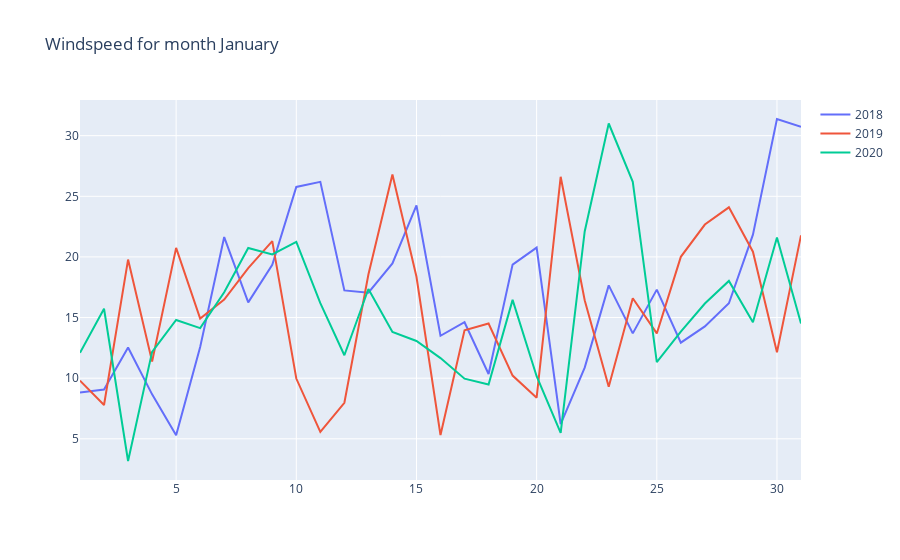
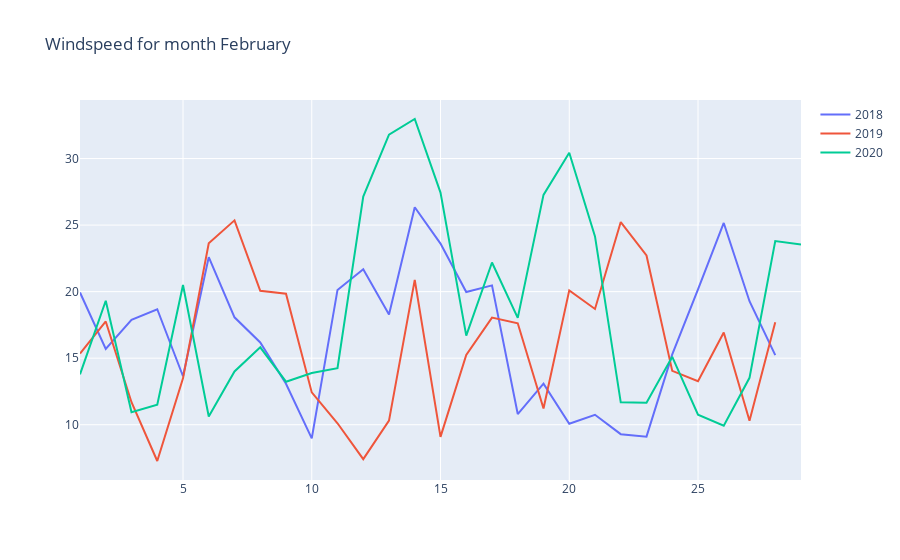
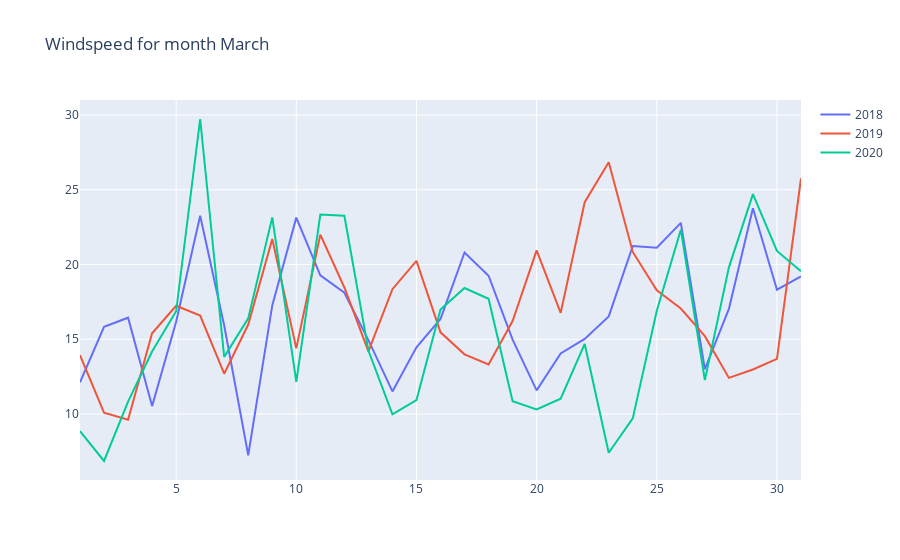
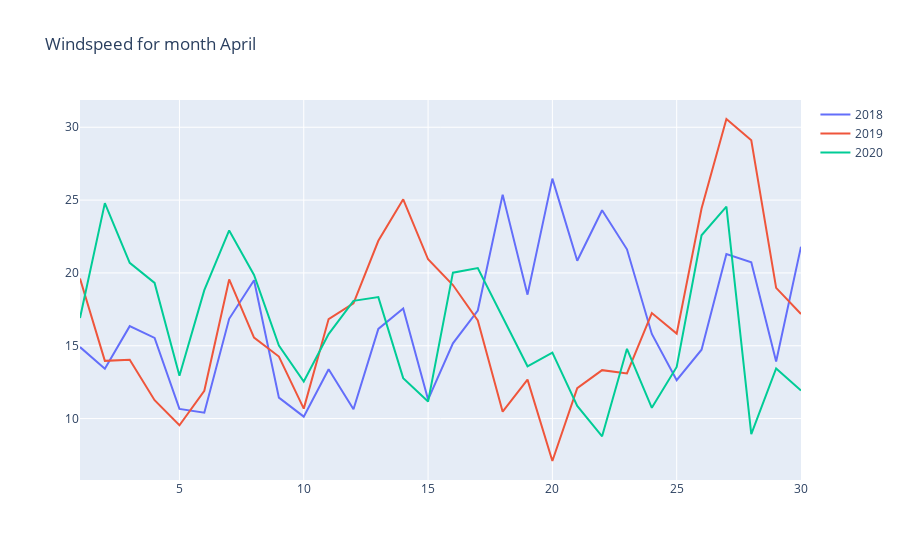

The notebook cell these images were saved under, in order:
### Code cell
# Yearly Windspeed comparison for each month according to english calendar
def get_month_name(month_num):
    month_names = ['', 'January', 'February', 'March', 'April', 'May', 'June', 
                   'July', 'August', 'September', 'October', 'November', 'December']
    return month_names[month_num]

# years array
years = [2018, 2019, 2020]

# months array
months = range(1, 13)

# loop through each month and create a separate figure
for month in months:
    data = []
    layout = dict(title=f"Windspeed for month {get_month_name(month)}")
    std_dev_arr = []
    final_std_dev = []

    for year in years:
        # filter data for the given year and month
        df_filtered = df_daily[(df_daily['time'].dt.year == year) & (df_daily['time'].dt.month == month)]
        
        std_dev = np.std(df_filtered['windspeed'])
        # print(f"standard deviation for {month} {year} is {std_dev}")
        std_dev_arr.append(std_dev)

        # create a trace for the year
        trace = go.Scatter(
            x=df_filtered['time'].dt.day,
            y=df_filtered['windspeed'],
            name=str(year)
        )
        
        data.append(trace)
    
    final_std_dev.append(np.average(std_dev_arr))
    fig = go.Figure(data=data, layout=layout)
    fig.show()

print(f'Average Monthly Standard Deviation in English Calendar is {np.average(final_std_dev)}')

### Figure 1 — Plotly figure (JSON) as saved in the notebook; plotly's stock layout.template omitted (floating-point values rounded to 4 significant figures)
{"data": [{"name": "2018", "type": "scatter", "x": [1, 2, 3, 4, 5, 6, 7, 8, 9, 10, 11, 12, 13, 14, 15, 16, 17, 18, 19, 20, 21, 22, 23, 24, 25, 26, 27, 28, 29, 30, 31], "y": [8.817, 9.071, 12.53, 8.667, 5.288, 12.57, 21.64, 16.25, 19.35, 25.78, 26.19, 17.24, 17.05, 19.46, 24.25, 13.5, 14.62, 10.35, 19.36, 20.77, 6.204, 10.87, 17.65, 13.7, 17.3, 12.93, 14.27, 16.18, 21.83, 31.38, 30.74]}, {"name": "2019", "type": "scatter", "x": [1, 2, 3, 4, 5, 6, 7, 8, 9, 10, 11, 12, 13, 14, 15, 16, 17, 18, 19, 20, 21, 22, 23, 24, 25, 26, 27, 28, 29, 30, 31], "y": [9.8, 7.788, 19.78, 11.37, 20.75, 14.92, 16.48, 19.08, 21.3, 9.971, 5.579, 7.971, 18.55, 26.8, 18.37, 5.308, 13.95, 14.51, 10.22, 8.392, 26.61, 16.43, 9.287, 16.6, 13.69, 20.01, 22.67, 24.09, 20.43, 12.14, 21.78]}, {"name": "2020", "type": "scatter", "x": [1, 2, 3, 4, 5, 6, 7, 8, 9, 10, 11, 12, 13, 14, 15, 16, 17, 18, 19, 20, 21, 22, 23, 24, 25, 26, 27, 28, 29, 30, 31], "y": [12.09, 15.73, 3.171, 12.17, 14.8, 14.13, 17.08, 20.74, 20.21, 21.25, 16.18, 11.89, 17.35, 13.81, 13.07, 11.66, 9.963, 9.479, 16.46, 10.16, 5.483, 22.1, 31.0, 26.2, 11.33, 13.83, 16.16, 18.02, 14.62, 21.61, 14.52]}], "layout": {"title": {"text": "Windspeed for month January"}}}

### Figure 2 — Plotly figure (JSON) as saved in the notebook; plotly's stock layout.template omitted (floating-point values rounded to 4 significant figures)
{"data": [{"name": "2018", "type": "scatter", "x": [1, 2, 3, 4, 5, 6, 7, 8, 9, 10, 11, 12, 13, 14, 15, 16, 17, 18, 19, 20, 21, 22, 23, 24, 25, 26, 27, 28], "y": [19.93, 15.7, 17.88, 18.68, 13.64, 22.6, 18.07, 16.18, 13.08, 8.979, 20.13, 21.68, 18.27, 26.34, 23.61, 19.97, 20.47, 10.8, 13.08, 10.07, 10.75, 9.292, 9.104, 15.28, 20.17, 25.16, 19.28, 15.22]}, {"name": "2019", "type": "scatter", "x": [1, 2, 3, 4, 5, 6, 7, 8, 9, 10, 11, 12, 13, 14, 15, 16, 17, 18, 19, 20, 21, 22, 23, 24, 25, 26, 27, 28], "y": [15.35, 17.76, 11.69, 7.275, 13.48, 23.64, 25.35, 20.06, 19.84, 12.43, 10.11, 7.413, 10.31, 20.88, 9.088, 15.24, 18.05, 17.62, 11.22, 20.1, 18.7, 25.22, 22.72, 14.05, 13.28, 16.93, 10.3, 17.7]}, {"name": "2020", "type": "scatter", "x": [1, 2, 3, 4, 5, 6, 7, 8, 9, 10, 11, 12, 13, 14, 15, 16, 17, 18, 19, 20, 21, 22, 23, 24, 25, 26, 27, 28, 29], "y": [13.79, 19.32, 10.93, 11.5, 20.5, 10.62, 14.0, 15.82, 13.23, 13.88, 14.25, 27.14, 31.8, 32.97, 27.44, 16.69, 22.19, 18.03, 27.27, 30.44, 24.15, 11.68, 11.65, 15.1, 10.75, 9.929, 13.53, 23.8, 23.54]}], "layout": {"title": {"text": "Windspeed for month February"}}}

### Figure 3 — Plotly figure (JSON) as saved in the notebook; plotly's stock layout.template omitted (floating-point values rounded to 4 significant figures)
{"data": [{"name": "2018", "type": "scatter", "x": [1, 2, 3, 4, 5, 6, 7, 8, 9, 10, 11, 12, 13, 14, 15, 16, 17, 18, 19, 20, 21, 22, 23, 24, 25, 26, 27, 28, 29, 30, 31], "y": [12.12, 15.83, 16.44, 10.53, 16.17, 23.25, 15.92, 7.242, 17.26, 23.13, 19.27, 18.11, 14.94, 11.51, 14.47, 16.36, 20.8, 19.25, 14.97, 11.58, 14.05, 15.03, 16.53, 21.24, 21.12, 22.78, 13.0, 17.03, 23.76, 18.32, 19.2]}, {"name": "2019", "type": "scatter", "x": [1, 2, 3, 4, 5, 6, 7, 8, 9, 10, 11, 12, 13, 14, 15, 16, 17, 18, 19, 20, 21, 22, 23, 24, 25, 26, 27, 28, 29, 30, 31], "y": [13.93, 10.09, 9.612, 15.4, 17.24, 16.59, 12.7, 15.98, 21.7, 14.39, 22.0, 18.46, 14.19, 18.35, 20.25, 15.46, 13.99, 13.32, 16.22, 20.94, 16.77, 24.17, 26.83, 20.84, 18.27, 17.06, 15.21, 12.42, 12.97, 13.69, 25.76]}, {"name": "2020", "type": "scatter", "x": [1, 2, 3, 4, 5, 6, 7, 8, 9, 10, 11, 12, 13, 14, 15, 16, 17, 18, 19, 20, 21, 22, 23, 24, 25, 26, 27, 28, 29, 30, 31], "y": [8.863, 6.858, 10.83, 14.18, 16.87, 29.73, 13.82, 16.4, 23.15, 12.15, 23.34, 23.26, 14.25, 9.983, 10.93, 16.99, 18.43, 17.7, 10.86, 10.31, 11.03, 14.69, 7.408, 9.708, 16.9, 22.33, 12.27, 19.81, 24.71, 20.91, 19.55]}], "layout": {"title": {"text": "Windspeed for month March"}}}

### Figure 4 — Plotly figure (JSON) as saved in the notebook; plotly's stock layout.template omitted (floating-point values rounded to 4 significant figures)
{"data": [{"name": "2018", "type": "scatter", "x": [1, 2, 3, 4, 5, 6, 7, 8, 9, 10, 11, 12, 13, 14, 15, 16, 17, 18, 19, 20, 21, 22, 23, 24, 25, 26, 27, 28, 29, 30], "y": [14.91, 13.42, 16.35, 15.54, 10.67, 10.4, 16.85, 19.5, 11.44, 10.13, 13.38, 10.64, 16.16, 17.56, 11.3, 15.16, 17.42, 25.38, 18.51, 26.47, 20.83, 24.3, 21.62, 15.81, 12.64, 14.72, 21.29, 20.73, 13.92, 21.8]}, {"name": "2019", "type": "scatter", "x": [1, 2, 3, 4, 5, 6, 7, 8, 9, 10, 11, 12, 13, 14, 15, 16, 17, 18, 19, 20, 21, 22, 23, 24, 25, 26, 27, 28, 29, 30], "y": [19.61, 13.96, 14.04, 11.26, 9.542, 11.9, 19.55, 15.56, 14.26, 10.68, 16.83, 17.91, 22.2, 25.05, 20.94, 19.17, 16.74, 10.47, 12.67, 7.087, 12.09, 13.33, 13.1, 17.25, 15.83, 24.43, 30.57, 29.1, 18.97, 17.18]}, {"name": "2020", "type": "scatter", "x": [1, 2, 3, 4, 5, 6, 7, 8, 9, 10, 11, 12, 13, 14, 15, 16, 17, 18, 19, 20, 21, 22, 23, 24, 25, 26, 27, 28, 29, 30], "y": [16.9, 24.79, 20.69, 19.31, 12.94, 18.82, 22.92, 19.86, 15.02, 12.54, 15.8, 18.08, 18.34, 12.78, 11.17, 20.02, 20.34, 16.94, 13.59, 14.53, 10.87, 8.783, 14.79, 10.74, 13.54, 22.58, 24.55, 8.933, 13.45, 11.92]}], "layout": {"title": {"text": "Windspeed for month April"}}}
